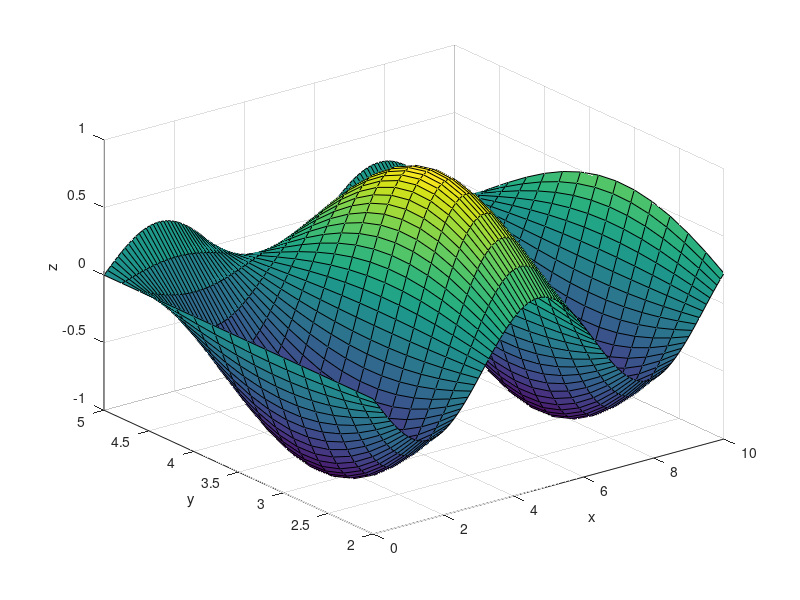

The MATLAB source for this figure:
%%3D graph plot

x=0:0.1:10;
y=2:0.2:5;
[X,Y]=meshgrid(x,y);
z=sin(X).*cos(Y);
surf(x,y,z);
xlabel('x');
ylabel('y');
zlabel('z');
